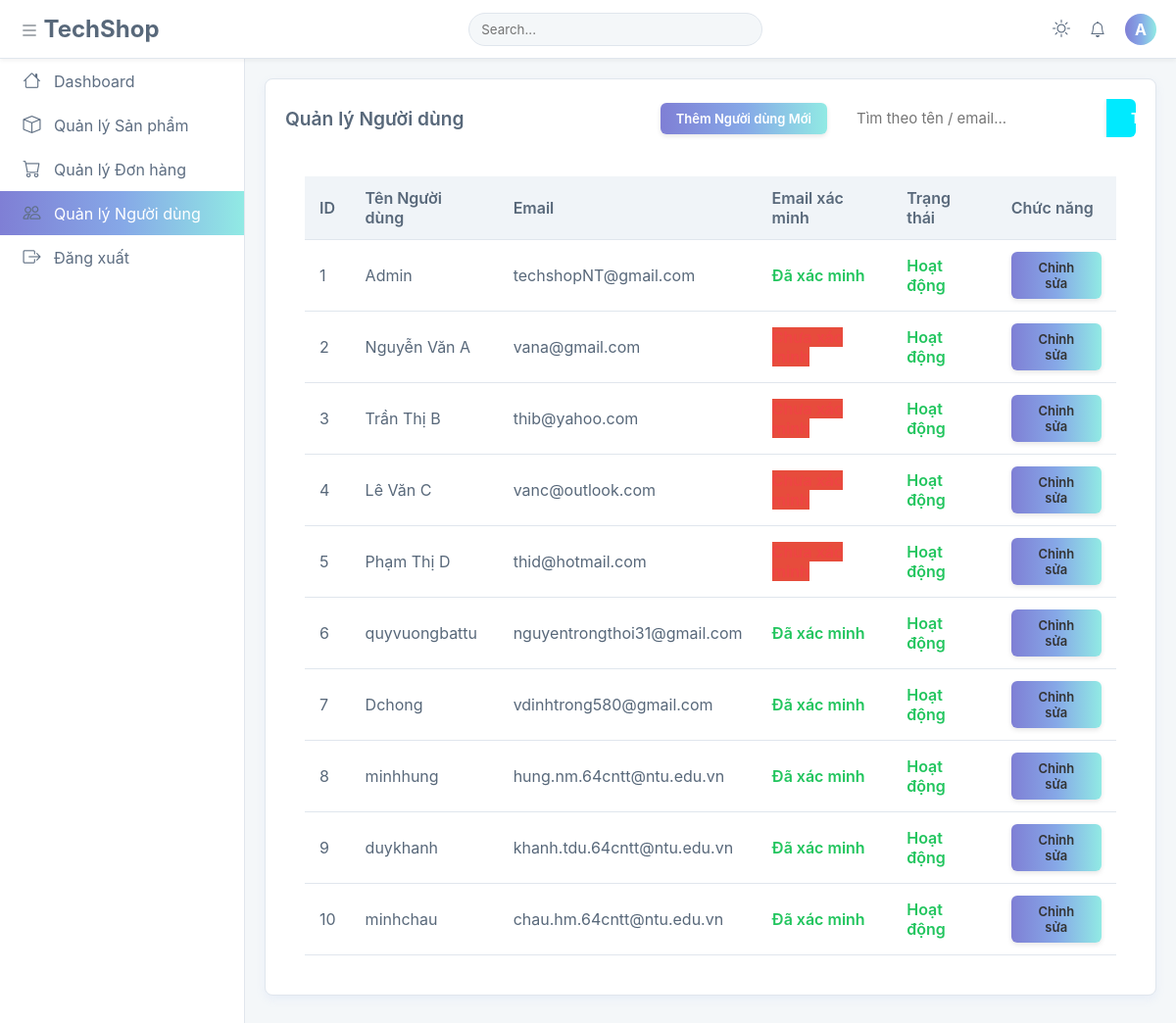
/public/admin/users.php (signed in), run on the app's committed database.
### tables this page shows
CREATE TABLE `nguoi_dung` (
  `id` int(11) NOT NULL AUTO_INCREMENT,
  `ho_ten` varchar(100) NOT NULL,
  `email` varchar(150) NOT NULL,
  `mat_khau` varchar(255) NOT NULL,
  `vai_tro` enum('khach','admin') NOT NULL DEFAULT 'khach',
  `email_verified` tinyint(1) DEFAULT 0 COMMENT '0: Chưa xác minh, 1: Đã xác minh',
  `email_verified_at` datetime DEFAULT NULL,
  `otp` varchar(6) DEFAULT NULL,
  `otp_expires_at` datetime DEFAULT NULL,
  `reset_token` varchar(64) DEFAULT NULL,
  `reset_expires_at` datetime DEFAULT NULL,
  `reset_otp` varchar(6) DEFAULT NULL,
  `reset_otp_expires` datetime DEFAULT NULL,
  `trang_thai` tinyint(1) NOT NULL DEFAULT 1 COMMENT '1: Hoạt động, 0: Bị khóa',
  `ngay_tao` datetime NOT NULL DEFAULT current_timestamp(),
  PRIMARY KEY (`id`),
  UNIQUE KEY `email` (`email`),
  UNIQUE KEY `email_2` (`email`)
);

### app/config/env.php (called while the page is built)
<?php
function env($key, $default = null) {
    static $data;
    if (!$data) {
        $data = [];
        $path = __DIR__ . '/.env';
        if (file_exists($path)) {
            $lines = file($path, FILE_IGNORE_NEW_LINES | FILE_SKIP_EMPTY_LINES);
            foreach ($lines as $line) {
                [$k, $v] = explode('=', $line, 2);
                $data[$k] = $v;
            }
        }
    }
    return $data[$key] ?? $default;
}

### app/config/database.php (called while the page is built, shortened)
<?php
require_once __DIR__ . "/env.php";
class Database {
    public $conn;
    public function __construct() {
        $this->conn = new mysqli(
            env("DB_HOST"),
            env("DB_USER"),
            env("DB_PASS"),
            env("DB_NAME")
        );
        $this->conn->set_charset("utf8");
    }
    public function getConnection() {
        return $this->conn;
    }
}

### app/models/UserModel.php (called while the page is built, shortened)
<?php
require_once __DIR__ . '/../config/database.php';
class UserModel {
    private $conn;
    public function __construct() {
        $this->conn = (new Database())->getConnection();
    }
    public function getAllCustomers() {
        $sql = "SELECT * FROM nguoi_dung ORDER BY id ASC";
        return $this->conn->query($sql)->fetch_all(MYSQLI_ASSOC);
    }
}

### public/admin/users.php (the view, shortened to what this page needs)
<?php
require_once __DIR__ . '/../../app/models/UserModel.php';
$keyword = $_GET['keyword'] ?? '';
$model = new UserModel();
$users = !empty($keyword) ? $model->search($keyword) : $model->getAllCustomers();
?>
<!DOCTYPE html>
<html lang="vi">
<head>
    <link rel="stylesheet" href="/TechShop/public/assets/css/cssAdmin/admin_style.css">
    <link rel="stylesheet" href="https://cdn.jsdelivr.net/npm/bootstrap-icons@1.11.1/font/bootstrap-icons.css">
</head>
<body>
<div class="app-wrapper">
    <?php
        include __DIR__ . '/../includes/Admin/layout_sidebar.php';
    ?>
    <main class="main-content">
        <div class="card">
            <div class="card-header">
                <h5 class="card-title">Quản lý Người dùng</h5>
                <div class="table-actions">
                    <a href="/TechShop/admin/users/add" class="btn btn-primary">Thêm Người dùng Mới</a>
                    <form method="GET" class="search-box" action="/TechShop/admin/users">
                        <input type="text" name="keyword" placeholder="Tìm theo tên / email..."
                               value="<?= htmlspecialchars($keyword) ?>">
                        <button type="submit" class="btn btn-search">Tìm</button>
                    </form>
                </div>
            </div>
            <div class="card-body">
                <div class="user-table-container">
                    <table class="data-table">
                        <thead>
                        <tr>
                            <th>ID</th>
                            <th>Tên Người dùng</th>
                            <th>Email</th>
                            <th>Email xác minh</th>
                            <th>Trạng thái</th>
                            <th>Chức năng</th>
                        </tr>
                        </thead>
                        <tbody>
                        <?php if (!empty($users)): ?>
                            <?php foreach ($users as $u): ?>
                                <tr>
                                    <td><?= htmlspecialchars($u['id']) ?></td>
                                    <td><?= htmlspecialchars($u['ho_ten']) ?></td>
                                    <td><?= htmlspecialchars($u['email']) ?></td>
                                    <td>
                                        <?php if ($u['email_verified']): ?>
                                            <span class="status-active">Đã xác minh</span>
                                        <?php else: ?>
                                            <span class="status-inactive">Chưa xác minh</span>
                                        <?php endif; ?>
                                    </td>
                                    <td>
                                        <?= $u['trang_thai']
                                            ? '<span class="status-active">Hoạt động</span>'
                                            : '<span class="status-inactive">Khóa</span>' ?>
                                    </td>
                                    <td>
                                        <a href="/TechShop/admin/users/edit?id=<?= $u['id'] ?>" class="btn btn-edit">
                                            Chỉnh sửa
                                        </a>
                                    </td>
                                </tr>
                            <?php endforeach; ?>
                        <?php else: ?>
                            <tr><td colspan="6" style="text-align:center;">Không tìm thấy người dùng nào.</td></tr>
                        <?php endif; ?>
                        </tbody>
                    </table>
                </div>
            </div>
        </div>
    </main>
</div>
</body>
</html>

### public/admin/users.php (style rules this page uses)
.status-active { color: #22c55e; font-weight: 600; }
.status-inactive { color: #ef4444; font-weight: 600; }

### data on the page
nguoi_dung: id "1", ho_ten "Admin", email "techshopNT@gmail.com", email_verified "Đã xác minh", trang_thai "Hoạt động"
nguoi_dung: id "2", ho_ten "Nguyễn Văn A", email "vana@gmail.com", trang_thai "Hoạt động"
nguoi_dung: id "3", ho_ten "Trần Thị B", email "thib@yahoo.com", trang_thai "Hoạt động"
nguoi_dung: id "4", ho_ten "Lê Văn C", email "vanc@outlook.com", trang_thai "Hoạt động"
nguoi_dung: id "5", ho_ten "Phạm Thị D", email "thid@hotmail.com", trang_thai "Hoạt động"
nguoi_dung: id "6", ho_ten "quyvuongbattu", email "nguyentrongthoi31@gmail.com", email_verified "Đã xác minh", trang_thai "Hoạt động"
nguoi_dung: id "7", ho_ten "Dchong", email "vdinhtrong580@gmail.com", email_verified "Đã xác minh", trang_thai "Hoạt động"
nguoi_dung: id "8", ho_ten "minhhung", email "hung.nm.64cntt@ntu.edu.vn", email_verified "Đã xác minh", trang_thai "Hoạt động"
nguoi_dung: id "9", ho_ten "duykhanh", email "khanh.tdu.64cntt@ntu.edu.vn", email_verified "Đã xác minh", trang_thai "Hoạt động"
nguoi_dung: id "10", ho_ten "minhchau", email "chau.hm.64cntt@ntu.edu.vn", email_verified "Đã xác minh", trang_thai "Hoạt động"

### other printed values
substr($_SESSION['user']['name'], 0, 1) "A"
